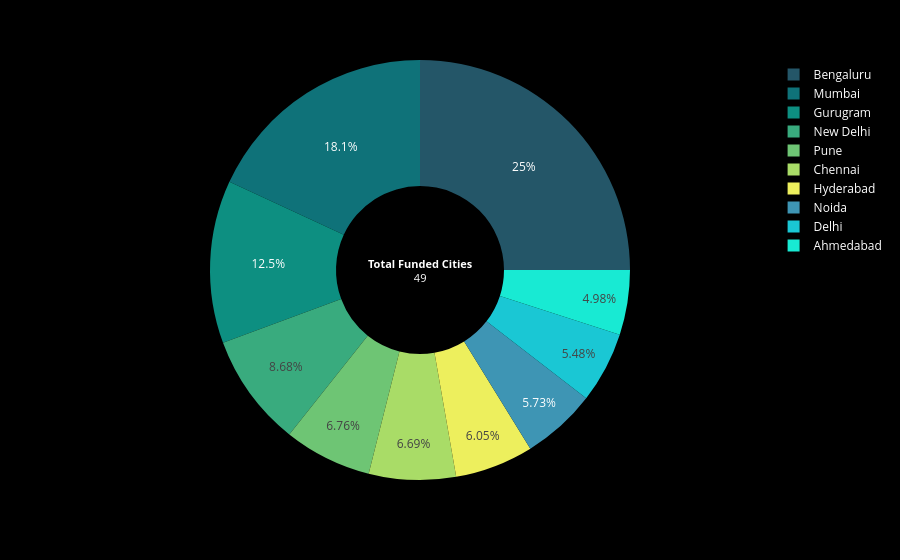

This figure's notebook cell:
### Code cell
city_rep = df['city'][(~df['city'].str.contains('india', case=False))].value_counts().reset_index().head(10)
fig = px.pie(city_rep , names='city' , values='count' ,hole=0.4,color_discrete_sequence=px.colors.sequential.Aggrnyl)
fig.update_layout(annotations=[
    {'text':'<b>Total Funded Cities</b><br>{}'.format(len(cities_invested)),'x':0.5 ,'y':0.5 ,'showarrow':False ,'font_size':11}
] , paper_bgcolor='black' ,font_color='white')
fig.show()

### Figure 1 — Plotly figure (JSON) as saved in the notebook; plotly's stock layout.template omitted (floating-point values rounded to 4 significant figures)
{"data": [{"domain": {"x": [0, 1], "y": [0, 1]}, "hole": 0.4, "hovertemplate": "city=%{label}<br>count=%{value}<extra></extra>", "labels": ["Bengaluru", "Mumbai", "Gurugram", "New Delhi", "Pune", "Chennai", "Hyderabad", "Noida", "Delhi", "Ahmedabad"], "legendgroup": "", "name": "", "showlegend": true, "type": "pie", "values": [703, 509, 352, 244, 190, 188, 170, 161, 154, 140]}], "layout": {"annotations": [{"font": {"size": 11}, "showarrow": false, "text": "<b>Total Funded Cities</b><br>49", "x": 0.5, "y": 0.5}], "font": {"color": "white"}, "legend": {"tracegroupgap": 0}, "margin": {"t": 60}, "paper_bgcolor": "black", "piecolorway": ["rgb(36, 86, 104)", "rgb(15, 114, 121)", "rgb(13, 143, 129)", "rgb(57, 171, 126)", "rgb(110, 197, 116)", "rgb(169, 220, 103)", "rgb(237, 239, 93)"]}}
